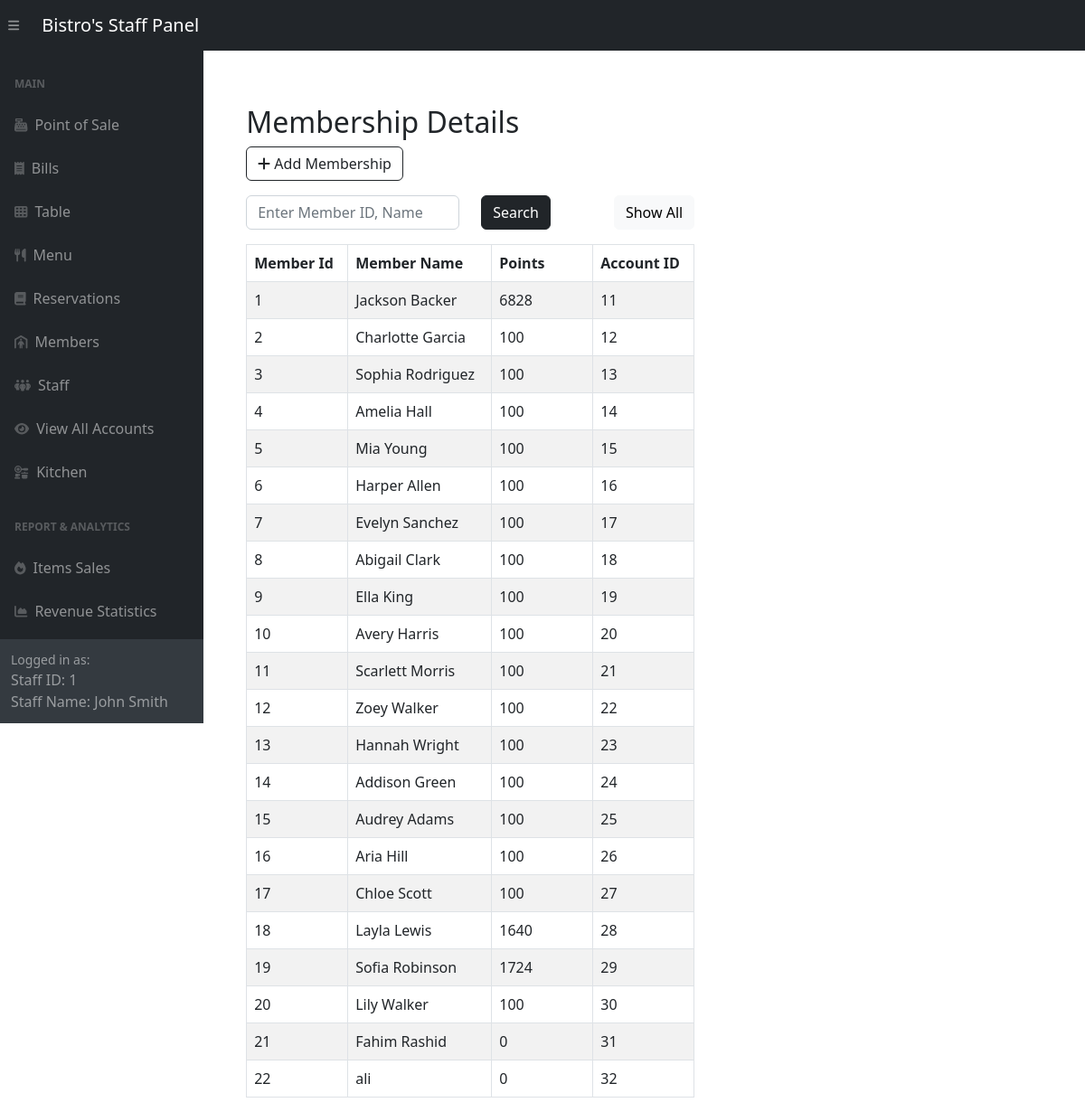
The page /adminside/panel/customer-panel.php (signed in) on the database its author committed.
### tables this page shows
CREATE TABLE `memberships` (
  `member_id` int(11) NOT NULL,
  `member_name` varchar(255) DEFAULT NULL,
  `points` int(11) DEFAULT NULL,
  `account_id` int(11) DEFAULT NULL
);

### adminside/panel/customer-panel.php (the view, shortened to what this page needs)
<?php include '../inc/dashHeader.php'; ?>
<div class="wrapper">
    <div class="container-fluid pt-5 pl-600">
        <div class="row">
            <div class="m-50">
                <div class="mt-5 mb-3">
                    <h2 class="pull-left">Membership Details</h2>
                    <a href="../customerCrud/createCust.php" class="btn btn-outline-dark"><i class="fa fa-plus"></i> Add Membership</a>
                </div>
                <div class="mb-3">
                    <form method="POST" action="#">
                        <div class="row">
                            <div class="col-md-6">
                                <input required type="text" id="search" name="search" class="form-control" placeholder="Enter Member ID, Name">
                            </div>
                            <div class="col-md-3">
                                <button type="submit" class="btn btn-dark">Search</button>
                            </div>
                            <div class="col" style="text-align: right;" >
                                <a href="customer-panel.php" class="btn btn-light">Show All</a>
                            </div>
                        </div>
                    </form>
                </div>
                <?php
                require_once "../config.php";
                if (isset($_POST['search'])) {
                    if (!empty($_POST['search'])) {
                        $search = $_POST['search'];
                        $sql = "SELECT * FROM Memberships WHERE member_name LIKE '%$search%' OR member_id = '$search'ORDER BY member_id";
                    } else {
                        $sql = "SELECT * FROM Memberships ORDER BY member_id";
                    }
                } else {
                     $sql = "SELECT * FROM Memberships ORDER BY member_id";
                }
                if ($result = mysqli_query($link, $sql)) {
                    if (mysqli_num_rows($result) > 0) {
                        echo '<table class="table table-bordered table-striped">';
                        echo "<thead>";
                        echo "<tr>";
                        echo "<th style='width:7em;'>Member Id</th>";
                        echo "<th>Member Name</th>";
                        echo "<th style='width:7em;'>Points</th>";
                        echo "<th>Account ID</th>";
                        echo "</tr>";
                        echo "</thead>";
                        echo "<tbody>";
                        while ($row = mysqli_fetch_array($result)) {
                            echo "<tr>";
                            echo "<td>" . $row['member_id'] . "</td>";
                            echo "<td>" . $row['member_name'] . "</td>";
                            echo "<td>" . $row['points'] . "</td>";
                            echo "<td>" . $row['account_id'] . "</td>";
                            echo "</tr>";
                        }
                        echo "</tbody>";
                        echo "</table>";
                    } else {
                        echo '<div class="alert alert-danger"><em>No records were found.</em></div>';
                    }
                } else {
                    echo "Oops! Something went wrong. Please try again later.";
                }
                ?>
            </div>
        </div>
    </div>
</div>
<?php include '../inc/dashFooter.php'; ?>

### adminside/panel/customer-panel.php (style rules this page uses)
.wrapper { width: 60%; padding-left: 200px; padding-top: 20px }

### rows shown on the page
memberships: member_id "1", member_name "Jackson Backer", points "6828", account "11"
memberships: member_id "2", member_name "Charlotte Garcia", points "100", account "12"
memberships: member_id "3", member_name "Sophia Rodriguez", points "100", account "13"
memberships: member_id "4", member_name "Amelia Hall", points "100", account "14"
memberships: member_id "5", member_name "Mia Young", points "100", account "15"
memberships: member_id "6", member_name "Harper Allen", points "100", account "16"
memberships: member_id "7", member_name "Evelyn Sanchez", points "100", account "17"
memberships: member_id "8", member_name "Abigail Clark", points "100", account "18"
memberships: member_id "9", member_name "Ella King", points "100", account "19"
memberships: member_id "10", member_name "Avery Harris", points "100", account "20"
memberships: member_id "11", member_name "Scarlett Morris", points "100", account "21"
memberships: member_id "12", member_name "Zoey Walker", points "100", account "22"
memberships: member_id "13", member_name "Hannah Wright", points "100", account "23"
memberships: member_id "14", member_name "Addison Green", points "100", account "24"
memberships: member_id "15", member_name "Audrey Adams", points "100", account "25"
memberships: member_id "16", member_name "Aria Hill", points "100", account "26"
memberships: member_id "17", member_name "Chloe Scott", points "100", account "27"
memberships: member_id "18", member_name "Layla Lewis", points "1640", account "28"
memberships: member_id "19", member_name "Sofia Robinson", points "1724", account "29"
memberships: member_id "20", member_name "Lily Walker", points "100", account "30"
memberships: member_id "21", member_name "Fahim Rashid", points "0", account "31"
memberships: member_id "22", member_name "ali", points "0", account "32"

### other values the page prints
$_SESSION['logged_account_id'] "1"
$_SESSION['logged_staff_name'] "John Smith"
